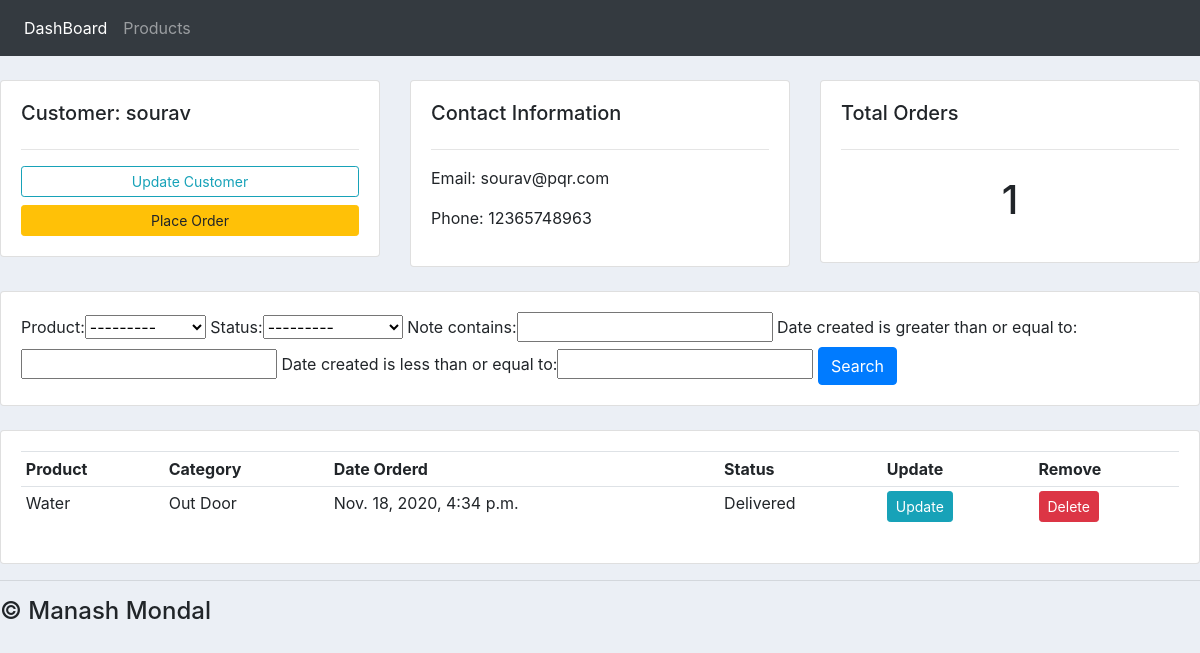
Before: /customers/3/ with the older database file.
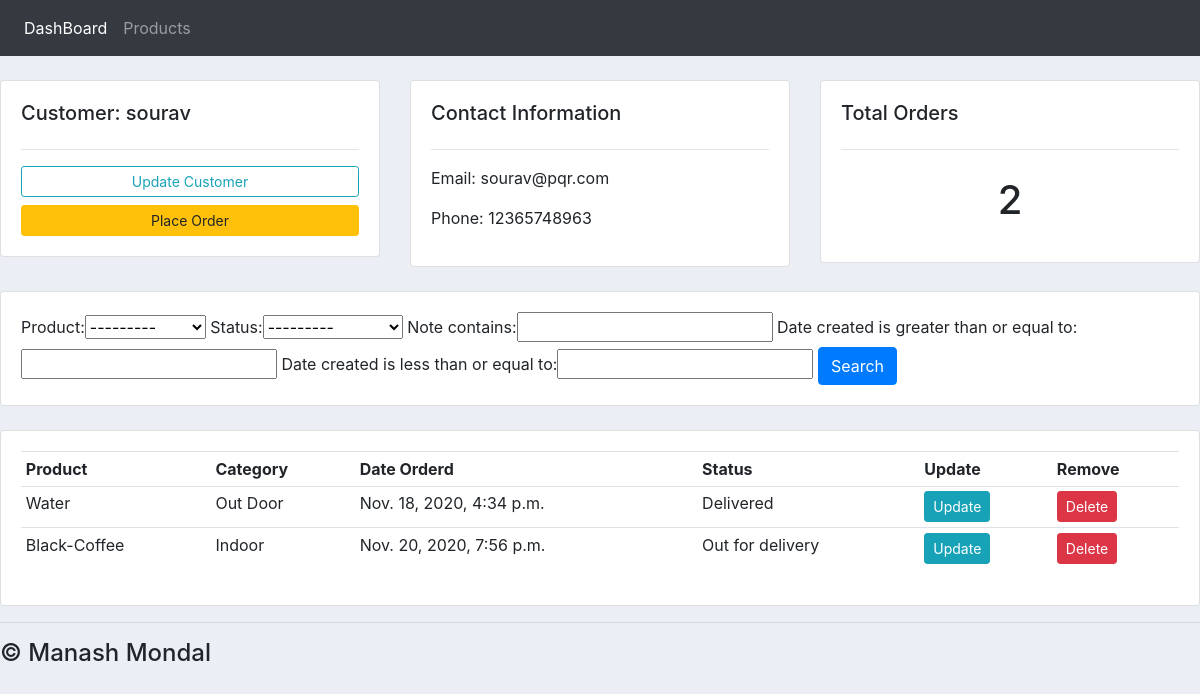
After: the same page with the newer database file.
### CoffeeShop/models.py (models this page shows, shortened)
class Order(models.Model):
	STATUS = (
			('Pending', 'Pending'),
			('Out for delivery', 'Out for delivery'),
			('Delivered', 'Delivered'),
			)
	customer = models.ForeignKey(Customer, null=True, on_delete= models.SET_NULL)
	product = models.ForeignKey(Product, null=True, on_delete= models.SET_NULL)
	date_created = models.DateTimeField(auto_now_add=True, null=True)
	status = models.CharField(max_length=200, null=True, choices=STATUS)
	note = models.CharField(max_length = 500, null = True)

class Product(models.Model):
	CATEGORY = (
			('Indoor', 'Indoor'),
			('Out Door', 'Out Door'),
			)
	name = models.CharField(max_length=200, null=True)
	price = models.FloatField(null=True)
	category = models.CharField(max_length=200, null=True, choices=CATEGORY)
	description = models.CharField(max_length=200, null=True, blank=True)
	date_created = models.DateTimeField(auto_now_add=True, null=True)
	tags = models.ManyToManyField(Tag)
	def __str__(self):
		return self.name

### CoffeeShop/views.py (the view)
# urls.py: path('customers/<str:pk>/',views.customers, name="customer"),
def customers(request,pk):
    customer= Customer.objects.get(id=pk)
    orders= customer.order_set.all()
    order_count = orders.count()
    myFilter = OrderFilter(request.GET, queryset = orders)
    orders = myFilter.qs
    container = {
        'customer':customer,
        'orders':orders,
        'order_count':order_count,
        'myFilter':myFilter,
    }
    return render(request, 'CoffeeShop/customers.html', container)

### CoffeeShop/templates/CoffeeShop/customers.html
{% extends 'CoffeeShop/base.html' %}
{% block content %}
	<br>
    <div class="row">
        <div class="col-md">
            <div class="card card-body">
                <h5>Customer: {{customer.name}}</h5>
                <hr>
                <a class="btn btn-outline-info  btn-sm btn-block" href="">Update Customer</a>
                <a class="btn btn-warning  btn-sm btn-block" href="{% url 'createOrder' customer.id %}">Place Order</a>
            </div>
        </div>
        <div class="col-md">
            <div class="card card-body">
                <h5>Contact Information</h5>
                <hr>
                <p>Email: {{customer.email}}</p>
                <p>Phone: {{customer.phone}}</p>
            </div>
        </div>
        <div class="col-md">
            <div class="card card-body">
                <h5>Total Orders</h5>
                <hr>
                <h1 style="text-align: center;padding: 10px">{{order_count}}</h1>
            </div>
        </div>
    </div>
    <br>
    <div class="row">
        <div class="col">
            <div class="card card-body">
                <form method="get">
                    {{ myFilter.form }}
                <button class="btn btn-primary" type="submit">Search</button>
              </form>
            </div>
        </div>
    </div>
    <br>
    <div class="row">
        <div class="col-md">
            <div class="card card-body">
                <table class="table table-sm">
                    <tr>
                        <th>Product</th>
                        <th>Category</th>
                        <th>Date Orderd</th>
                        <th>Status</th>
                        <th>Update</th>
                        <th>Remove</th>
                    </tr>
                    {% for i in orders %}
                        <tr>
                            <td>{{i.product}}</td>
                            <td>{{i.product.category}}</td>
                            <td>{{i.date_created}}</td>
                            <td>{{i.status}}</td>
                            <td><a class="btn btn-sm btn-info" href="{% url 'updateOrder' i.id %}">Update</a></td>
						<td><a class="btn btn-sm btn-danger" href="{% url 'deleteOrder' i.id %}">Delete</a></td>
                        </tr>
                    {% endfor %}
                </table>
            </div>
        </div>
    </div>
{% endblock %}

Changed rows visible on the page:
added Order: product "Black-Coffee", product.category "Indoor", date_created "Nov. 20, 2020, 7:56 p.m.", status "Out for delivery"
Other visible differences:
{{ order_count }}: "1" → "2"
